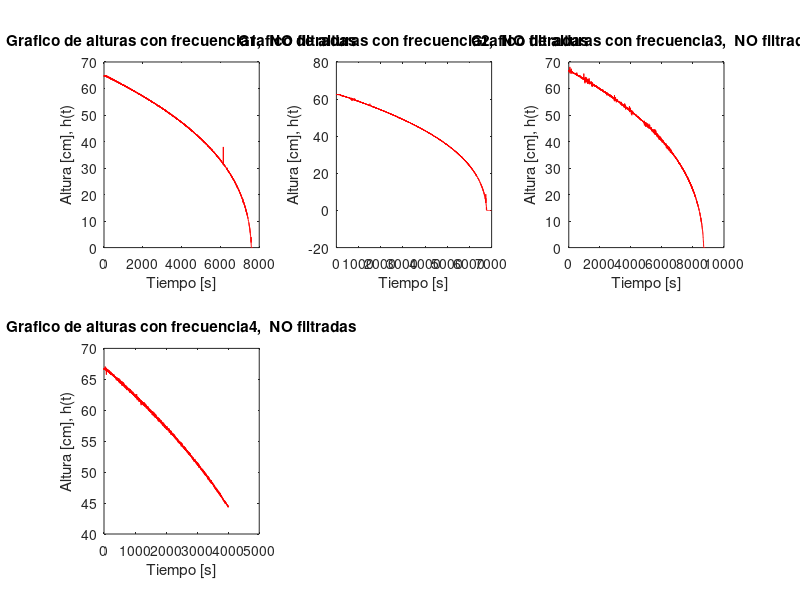

Write MATLAB code to recreate this figure. (Note: this script raises an error after producing the figure.)
close all;
clear
clc
load('datosExp1.mat');
%Constantes
H = 34.5;  %[cm]
R = 78.9;  %[cm]
Ts = 0.01;  %[s]
Fs = 1/Ts; %[Hz]
%------------------
frecuencias = [30 65 82.5 100]';
alturas1 = nivel1Beta;
alturas2 = nivel3Beta;
alturas3 = nivel4Beta;
alturas4 = nivel5Beta;
h_datas = struct('alturas1',alturas1,'alturas2',alturas2,'alturas3',alturas3,'alturas4',alturas4);
limites = [[60 30];[60 30];[60 30];[60 30]];

%grafico de valores no filtrados
figure('Name','alturas NO filtradas','NumberTitle','off');
for i=1:length(frecuencias)
    i_dato = strcat('alturas',int2str(i));
    subplot(2,3,i); plot(h_datas.(i_dato).signals.values, 'r');
    %xlim([1.45 1.5])
    title(strcat('Grafico de alturas con frecuencia',int2str(i),',  NO filtradas'))
    xlabel('Tiempo [s]'); ylabel('Altura [cm], h(t)');
end

subMuestH = struct('signal',[],'time',[]);
h_datas_filtradas = struct('filt1',[],'filt2',[],'filt3',[],'filt4',[],'filt5',[]);
h_times = struct('t1',[],'t2',[],'t3',[],'t4',[],'t5',[]);

%figure('Name','alturas filtradas','NumberTitle','off');
for i=1:length(frecuencias)
    i_altura = strcat('alturas',int2str(i));
    i_time = strcat('t',int2str(i));
    i_filt = strcat('filt',int2str(i));

    %Graficos en tiempo y frecuencia de altura NO Filtrada
    [alturas_f, alturas_S] = Fourier(h_datas.(i_altura).signals.values, Fs);
    graficarEnTyF(h_datas.(i_altura).time, h_datas.(i_altura).signals.values, alturas_f, alturas_S,strcat(' alturas con fBomba[%]= ',int2str(frecuencias(i)))); % Grafico

    alturasFiltradas_t = filtroPasaBajos(h_datas.(i_altura).signals.values, Fs, [2], [20]);
    %Graficos en tiempo y frecuencia de altura NO Filtrada
    [alturasFiltradas_f, alturasFiltradas_S] = Fourier(alturasFiltradas_t, Fs);
    graficarEnTyF(h_datas.(i_altura).time, alturasFiltradas_t, alturasFiltradas_f, alturasFiltradas_S, strcat(' alturas Filtradas con fBomba[%]= ',int2str(frecuencias(i)))); % Grafico

    %[subMuestH.signal, subMuestH.time] = subMuest(h_datas.(i_altura), 1);
    subMuestH.signal = alturasFiltradas_t;
    subMuestH.time = h_datas.(i_altura).time;
    [auxH, auxT] = myFilt2(subMuestH, limites(i,1), limites(i,2));
    h_datas_filtradas.(i_filt) = auxH;
    h_times.(i_time) = auxT;
end

figure('Name','alturas Recortadas','NumberTitle','off');
for i=1:length(frecuencias)
    i_filt = strcat('filt',int2str(i));
    subplot(2,3,i); plot(h_datas_filtradas.(i_filt), 'b');
    %xlim([1.45 1.5])
    title(strcat('Grafico de alturas con fBomba[%]= ',int2str(frecuencias(i)),',  Recortadas'))
    xlabel('Tiempo [s]'); ylabel('Altura [cm], h(t)');
end

volumenesMatrix = struct('v1',[],'v2',[],'v3',[],'v4',[],'v5',[]);
volumenesFiltrados = struct('v1',[],'v2',[],'v3',[],'v4',[],'v5',[]);

for i=1:length(frecuencias)
    i_filt = strcat('filt',int2str(i));
    i_volumen = strcat('v',int2str(i));
    i_time = strcat('t',int2str(i));
    %dh = [myDiff(h_datas_filtradas.(i_filt), 4)];
    dh = [diff(h_datas_filtradas.(i_filt))];
    dt = h_times.(i_time)(2)-h_times.(i_time)(1);
    dh_dt = dh./dt;
    dh = [dh dh(length(dh))];
    dh = abs(dh);
    flujo_t = (pi*(R^2)/(H^2))*(h_datas_filtradas.(i_filt).^2).*dh;
    volumenesMatrix.(i_volumen) = flujo_t;
    %Graficos en tiempo y frecuencia del flujo
    [flujo_f, flujo_S] = Fourier(flujo_t', Fs);
    graficarEnTyF(h_times.(i_time), flujo_t, flujo_f, flujo_S,strcat(' Flujos con fBomba[%]= ',int2str(frecuencias(i)))); % Grafico
end

for i=1:length(frecuencias)
    i_volumen = strcat('v',int2str(i));
    i_time = strcat('t',int2str(i));
    FlujosProm(i) = mean(volumenesMatrix.(i_volumen));
    
    %Filtro pasa bajos
    %flujoFiltrado_t = filtroPasaBajos(volumenesMatrix.(i_volumen), Fs);
    %flujoFiltrado_t = filtroPasaBanda(volumenesMatrix.(i_volumen), Fs, [30 40], [10 45]);
    flujoFiltrado_t = filtroPasaBajos(volumenesMatrix.(i_volumen), Fs, [1], [10]);
    volumenesFiltrados.(i_volumen) = flujoFiltrado_t;
    %Graficos en tiempo y frecuencia del flujo Filtrado
    [flujoFiltrado_f, flujoFiltrado_S] = Fourier(flujoFiltrado_t', Fs);
    graficarEnTyF(h_times.(i_time), flujoFiltrado_t, flujoFiltrado_f, flujoFiltrado_S,strcat(' Flujos Filtrados con fBomba[%]= ',int2str(frecuencias(i)))); % Grafico
    
    %subplot(2,3,i); plot(volumenesMatrix.(i_volumen), 'b');
    %%xlim([1.45 1.5])
    %title(strcat('Grafico de Flujos con frecuencia de bomaba constante de  ',int2str(frecuencias(i)),',%'))
    %xlabel('Tiempo [s]'); ylabel('Flujo [cm], [cm/s?], Fin(t)');
end

figure('Name','Flujos Promedio','NumberTitle','off');
plot(frecuencias,FlujosProm, 'bo-');
%xlim([1.45 1.5])
title('Grafico de Flujos Promedio para diferentes frecuencias de la bomba')
xlabel('Frecuencia de la bomba [%]'); ylabel('Flujo de Entrada [cm3/s?], Fin');

%volumnes_prom = mean(volumenes_matrix);